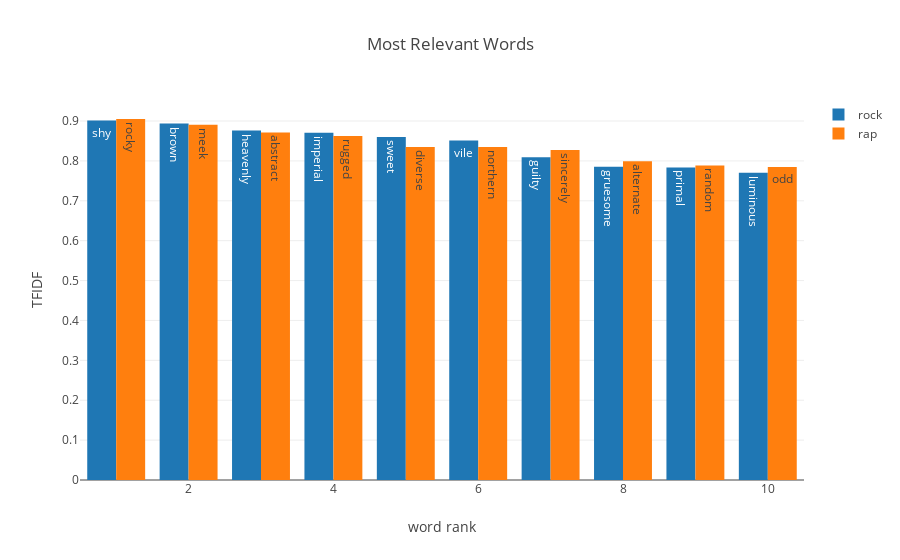

Here is the notebook cell this chart was saved with:
### Code cell
rock_trace = go.Bar(
    x=list(range(1,len(w)+1)),
    y=rock_tfidf_top.values,
    text=rock_tfidf_top.keys(),
    name='rock'
    
)
rap_trace = go.Bar(
    x=list(range(1,len(w)+1)),
    y=rap_tfidf_top.values,
    text=rap_tfidf_top.keys(),
    name='rap'
    
)

data = [rock_trace, rap_trace]
layout = go.Layout(
    barmode='group',
    title='Most Relevant Words',
    xaxis={'title':'word rank'},
    yaxis={'title':'TFIDF',}
)

fig = go.Figure(data=data, layout=layout)
py.offline.iplot(fig, filename='most_frequent')

### Figure 1 — Plotly figure (JSON) as saved in the notebook; plotly's stock layout.template omitted (floating-point values rounded to 4 significant figures)
{"data": [{"name": "rock", "text": ["shy", "brown", "heavenly", "imperial", "sweet", "vile", "guilty", "gruesome", "primal", "luminous"], "type": "bar", "x": [1, 2, 3, 4, 5, 6, 7, 8, 9, 10], "y": [0.9013, 0.8937, 0.8761, 0.8703, 0.8598, 0.8511, 0.8092, 0.7854, 0.7836, 0.7702]}, {"name": "rap", "text": ["rocky", "meek", "abstract", "rugged", "diverse", "northern", "sincerely", "alternate", "random", "odd"], "type": "bar", "x": [1, 2, 3, 4, 5, 6, 7, 8, 9, 10], "y": [0.9051, 0.8908, 0.8713, 0.8622, 0.8348, 0.8347, 0.8271, 0.799, 0.7886, 0.7846]}], "layout": {"barmode": "group", "title": "Most Relevant Words", "xaxis": {"title": "word rank"}, "yaxis": {"title": "TFIDF"}}}
